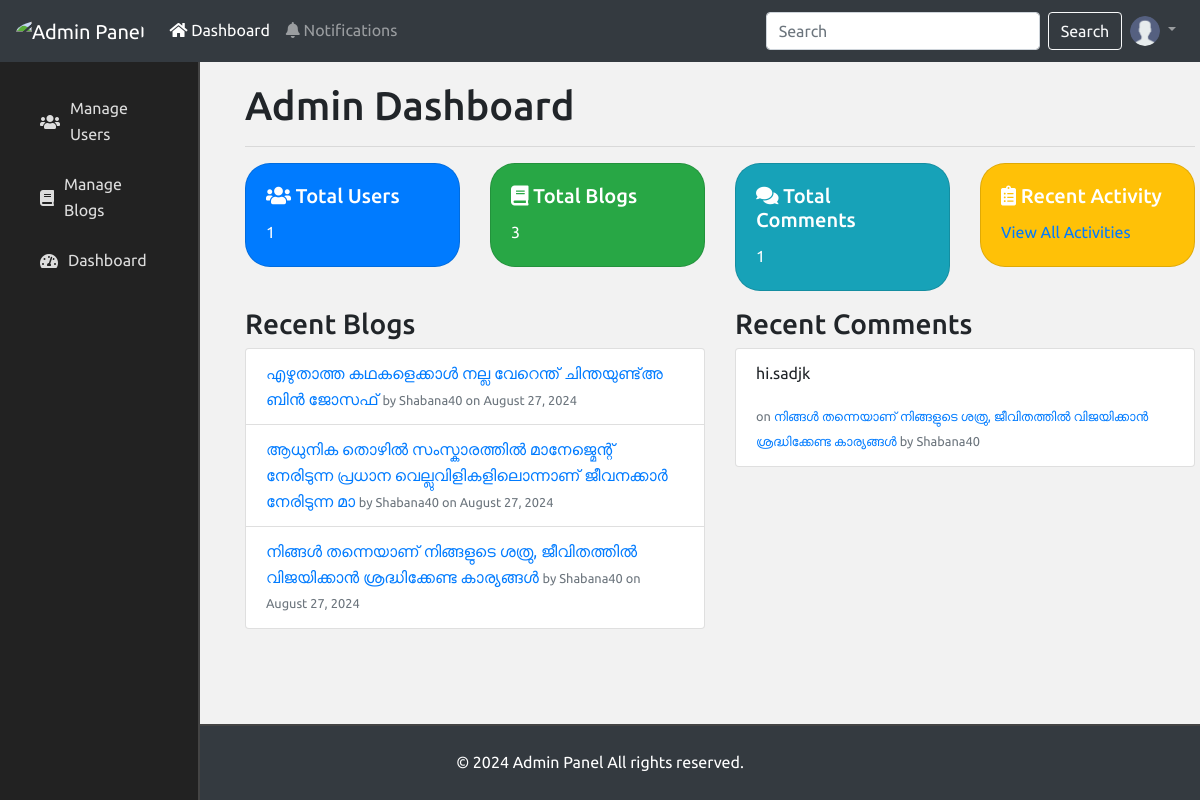
The page /adminpanel/admin_home/ (signed in) on the database its author committed.
### userpanel/models.py (models this page shows, shortened)
class Blog(models.Model):
    STATUS_CHOICES = [
        ('draft', 'Draft'),
        ('published', 'Published'),
    ]
    title = models.CharField(max_length=100)
    content = models.TextField()
    blog_image = models.ImageField(upload_to='blog_images/', blank=True, null=True)
    author = models.ForeignKey(User, on_delete=models.CASCADE)
    created_at = models.DateTimeField(auto_now_add=True)
    updated_at = models.DateTimeField(auto_now=True)
    status = models.CharField(max_length=20, choices=STATUS_CHOICES, default='draft')

class Comment(models.Model):
    STATUS_CHOICES = [
        ('hidden', 'Hidden'),
        ('visible', 'Visible'),
    ]
    comment = models.TextField()
    author = models.ForeignKey(User, on_delete=models.CASCADE)
    blog = models.ForeignKey(Blog, on_delete=models.CASCADE, related_name='comments')
    created_at = models.DateTimeField(auto_now_add=True)
    updated_at = models.DateTimeField(auto_now=True)
    status = models.CharField(max_length=20, choices=STATUS_CHOICES, default='visible')

### adminpanel/views.py (the view)
# urls.py: path('admin_home/', admin_home, name='admin_home'),
@login_required(login_url='/404/')
def admin_home(request):
    if not request.user.is_staff:
        return redirect('/admin_login/')  # Redirect to the login page if not a staff member.
    users_count = User_Table.objects.count()
    blogs_count = Blog.objects.count()
    comments_count = Comment.objects.count()
    context = {
        'users_count': users_count,
        'blogs_count': blogs_count,
        'comments_count': comments_count,
        'recent_blogs': Blog.objects.order_by('-created_at')[:10],
        'recent_comments': Comment.objects.order_by('-created_at')[:10],
    }
    return render(request, 'adminpanel/admin_home.html', context)

### adminpanel/templates/adminpanel/admin_home.html (shortened to what this page needs)
{% extends 'adminpanel/admin_base.html' %}
{% load static %}
{% block custom_css %}
<link rel="stylesheet" href="{% static 'assets/css/adminpanel/adminhome.css' %}">
{% endblock %}
{% block content %}
<div class="container-fluid">
    <div class="row">
        <div class="col-md-12">
            <h1>Admin Dashboard</h1>
            <hr>
        </div>
    </div>
    <div class="row">
        <div class="col-md-3">
            <div class="card text-white bg-primary mb-3">
                <div class="card-body">
                    <h5 class="card-title"><i class="fas fa-users"></i> Total Users</h5>
                    <p class="card-text">{{ users_count }}</p>
                </div>
            </div>
        </div>
        <div class="col-md-3">
            <div class="card text-white bg-success mb-3">
                <div class="card-body">
                    <h5 class="card-title"><i class="fas fa-book"></i> Total Blogs</h5>
                    <p class="card-text">{{ blogs_count }}</p>
                </div>
            </div>
        </div>
        <div class="col-md-3">
            <div class="card text-white bg-info mb-3">
                <div class="card-body">
                    <h5 class="card-title"><i class="fas fa-comments"></i> Total Comments</h5>
                    <p class="card-text">{{ comments_count }}</p>
                </div>
            </div>
        </div>
        <div class="col-md-3">
            <div class="card text-white bg-warning mb-3">
                <div class="card-body">
                    <h5 class="card-title"><i class="fas fa-clipboard-list"></i> Recent Activity</h5>
                    <p class="card-text"><a href="{% url 'blog_list'%}">View All Activities</a></p>
                </div>
            </div>
        </div>
    </div>
    <div class="row">
        <div class="col-md-6">
            <h3>Recent Blogs</h3>
            <ul class="list-group">
                {% for blog in recent_blogs %}
                <li class="list-group-item">
                    <a href="{% url 'admin_view_blog' blog.id %}">{{ blog.title }}</a>
                    <small class="text-muted">by {{ blog.author.username }} on {{ blog.created_at|date:"F j, Y" }}</small>
                </li>
                {% empty %}
                <li class="list-group-item">No recent blogs available.</li>
                {% endfor %}
            </ul>
        </div>
        <div class="col-md-6">
            <h3>Recent Comments</h3>
            <ul class="list-group">
                {% for comment in recent_comments %}
                <li class="list-group-item">
                    <p>{{ comment.comment|truncatechars:50 }}</p>
                    <small class="text-muted">on <a href="{% url 'admin_view_blog' comment.blog.id %}">{{ comment.blog.title }}</a>
                    by {{ comment.author.username }}</small>
                </li>
                {% empty %}
                <li class="list-group-item">No recent comments available.</li>
                {% endfor %}
            </ul>
        </div>
    </div>
</div>
{% endblock %}

### static/assets/css/adminpanel/adminbase.css (style rules this page uses)
body { font-family: 'Ubuntu', sans-serif; line-height: 1.6; margin: 0; padding: 0; background-color: #f2f2f2; min-height: 100vh; display: flex; flex-direction: column; }
.container-fluid { flex: 1; }

### static/assets/css/adminpanel/adminhome.css (style rules this page uses)
.card { position: relative; display: -ms-flexbox; display: flex; -ms-flex-direction: column; flex-direction: column; min-width: 0; word-wrap: break-word; background-color: #fff; background-clip: border-box; border: 1px solid rgba(0, 0, 0, .125); border-radius: 25px; }

### rows shown on the page
Blog: title "എഴുതാത്ത കഥകളെക്കാള്‍ നല്ല വേറെന്ത് ചിന്തയുണ്ട്അ ബിന്‍ ജോസഫ്‍", author.username "Shabana40", created_at "August 27, 2024"
Blog: title "ആധുനിക തൊഴിൽ സംസ്കാരത്തിൽ മാനേജ്മെന്റ് നേരിടുന്ന പ്രധാന വെല്ലുവിളികളിലൊന്നാണ് ജീവനക്കാർ നേരിടുന്ന മാ", author.username "Shabana40", created_at "August 27, 2024"
Blog: title "നിങ്ങൾ തന്നെയാണ് നിങ്ങളുടെ ശത്രു, ജീവിതത്തിൽ വിജയിക്കാൻ ശ്രദ്ധിക്കേണ്ട കാര്യങ്ങൾ", author.username "Shabana40", created_at "August 27, 2024"
Comment: comment "hi.sadjk", blog "നിങ്ങൾ തന്നെയാണ് നിങ്ങളുടെ ശത്രു, ജീവിതത്തിൽ വിജയിക്കാൻ ശ്രദ്ധിക്കേണ്ട കാര്യങ്ങൾ", author.username "Shabana40"

### other values the page prints
{{ users_count }} "1"
{{ blogs_count }} "3"
{{ comments_count }} "1"
